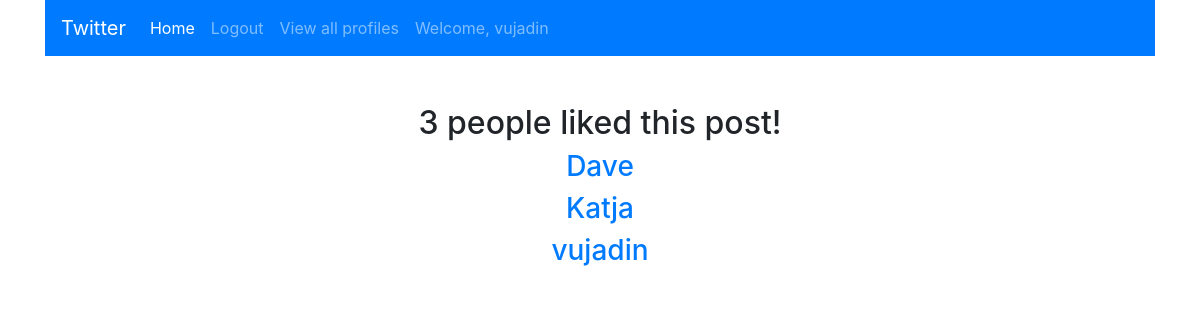
Screenshot of /like-view/2/ (signed in) with the database file from the repository.
### twitter_comps/models.py (models this page shows, shortened)
class Post(models.Model):
	text = models.CharField(max_length=200)
	poster = models.ForeignKey(Profile, on_delete=models.CASCADE)
	date = models.DateTimeField(auto_now_add=True, null=True, blank=True)
	likes = models.ManyToManyField("Like", blank=True)
	comments = models.ManyToManyField("Comment", blank=True)

class Like(models.Model):
	liker = models.ForeignKey(Profile, on_delete=models.CASCADE, null=True, blank=True)

class Profile(models.Model):
	user = models.OneToOneField(User, related_name="user_profile", on_delete=models.CASCADE)
	first_name = models.CharField(max_length=100, blank=True, null=True)
	last_name = models.CharField(max_length=100, blank=True, null=True)
	description = models.CharField(max_length=200, blank=True, null=True)
	profile_picture = models.ImageField(default = DEFAULT_PROFILEIMG_URL, blank=True, null=True)
	followers = models.ManyToManyField("Profile", blank=True)
	posts = models.ManyToManyField("Post", blank=True)

### twitter_comps/views.py (the view)
# urls.py: path("like-view/<int:id>/", view_likes, name="view_likes"),
def view_likes(request, id):
	post = Post.objects.get(id=id)
	post_likes = post.likes.all()
	context = {
		"post":post,
		"post_likes":post_likes,
	}
	return render(request, "view_likes.html", context)

### templates/view_likes.html
{% extends 'base.html' %}
{% block content %}
<center>
<h2 class="mt-5">{{post.likes.count}} people liked this post!</h2>
{% for like in post_likes %}
	<h3><a href="{% url 'twitter_comps:profile_view' like.liker.id %}">{{like.liker.user.username}}</a></h3>
{% endfor %}
</center>
{% endblock %}

### templates/navbar.html (shortened to what this page needs)
<nav class="navbar navbar-expand-lg navbar-dark bg-primary">
  <a class="navbar-brand" href="{% url 'twitter_comps:home' %}">Twitter</a>
  <div class="collapse navbar-collapse" id="navbarText">
    <ul class="navbar-nav mr-auto">
      <li class="nav-item active">
        <a class="nav-link" href="{% url 'twitter_comps:home' %}">Home</a>
      </li>
      <li class="nav-item">
        {% if user.is_authenticated %}
          <a class="nav-link" href="{% url 'twitter_comps:logout' %}">Logout</a>
        {% else %}
          <a class="nav-link" href="{% url 'twitter_comps:login_page' %}">Log in</a>
        {% endif %}
      </li>
        <li class="nav-item">
          <a class="nav-link" href="{% url 'twitter_comps:profiles' %}">View all profiles</a>
        </li>
        {% if user.is_authenticated %}
        <li class="nav-item">
          <a class="nav-link" href="/">Welcome, {{user.username}}</a>
        </li>
        {% endif %}
    </ul>
  </div>
</nav>

### rows the page displays
Post: likes.count "3"
Like: liker.user.username "Dave"
Like: liker.user.username "Katja"
Like: liker.user.username "vujadin"

### other values shown
{{ user.username }} "vujadin"
